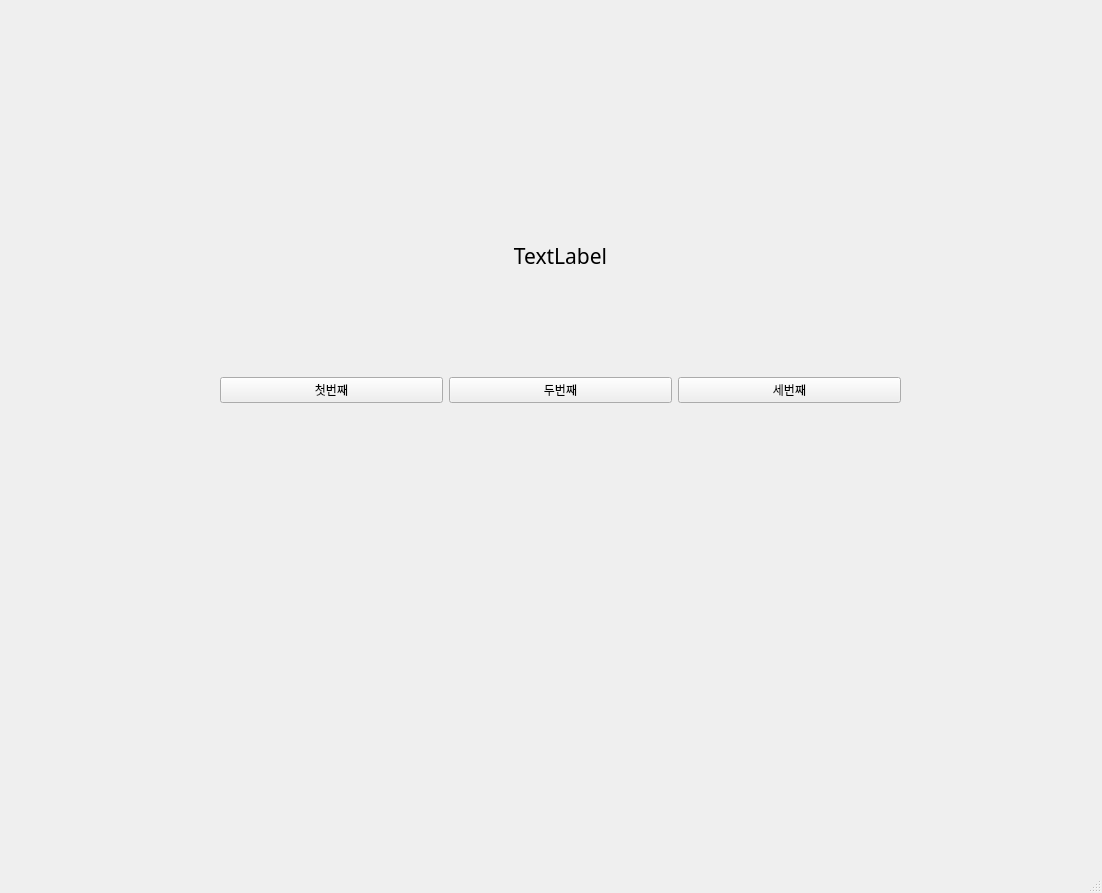
<?xml version="1.0" encoding="UTF-8"?>
<ui version="4.0">
 <class>MainWindow</class>
 <widget class="QMainWindow" name="MainWindow">
  <property name="geometry">
   <rect>
    <x>0</x>
    <y>0</y>
    <width>1102</width>
    <height>893</height>
   </rect>
  </property>
  <property name="windowTitle">
   <string>MainWindow</string>
  </property>
  <widget class="QWidget" name="centralwidget">
   <widget class="QWidget" name="horizontalLayoutWidget">
    <property name="geometry">
     <rect>
      <x>220</x>
      <y>320</y>
      <width>681</width>
      <height>141</height>
     </rect>
    </property>
    <layout class="QHBoxLayout" name="horizontalLayout">
     <item>
      <widget class="QPushButton" name="pushButton_2">
       <property name="text">
        <string>첫번째</string>
       </property>
      </widget>
     </item>
     <item>
      <widget class="QPushButton" name="pushButton_3">
       <property name="text">
        <string>두번째</string>
       </property>
      </widget>
     </item>
     <item>
      <widget class="QPushButton" name="pushButton">
       <property name="text">
        <string>세번째</string>
       </property>
      </widget>
     </item>
    </layout>
   </widget>
   <widget class="QLabel" name="label">
    <property name="geometry">
     <rect>
      <x>220</x>
      <y>200</y>
      <width>681</width>
      <height>111</height>
     </rect>
    </property>
    <property name="font">
     <font>
      <family>Bahnschrift</family>
      <pointsize>16</pointsize>
     </font>
    </property>
    <property name="text">
     <string>TextLabel</string>
    </property>
    <property name="alignment">
     <set>Qt::AlignCenter</set>
    </property>
   </widget>
  </widget>
  <widget class="QMenuBar" name="menubar">
   <property name="geometry">
    <rect>
     <x>0</x>
     <y>0</y>
     <width>1102</width>
     <height>21</height>
    </rect>
   </property>
  </widget>
  <widget class="QStatusBar" name="statusbar"/>
 </widget>
 <resources/>
 <connections>
  <connection>
   <sender>pushButton_2</sender>
   <signal>clicked()</signal>
   <receiver>MainWindow</receiver>
   <slot>firstClick()</slot>
   <hints>
    <hint type="sourcelabel">
     <x>333</x>
     <y>414</y>
    </hint>
    <hint type="destinationlabel">
     <x>316</x>
     <y>595</y>
    </hint>
   </hints>
  </connection>
  <connection>
   <sender>pushButton_3</sender>
   <signal>clicked()</signal>
   <receiver>MainWindow</receiver>
   <slot>secondClick()</slot>
   <hints>
    <hint type="sourcelabel">
     <x>559</x>
     <y>407</y>
    </hint>
    <hint type="destinationlabel">
     <x>603</x>
     <y>453</y>
    </hint>
   </hints>
  </connection>
  <connection>
   <sender>pushButton</sender>
   <signal>clicked()</signal>
   <receiver>MainWindow</receiver>
   <slot>thirdClick()</slot>
   <hints>
    <hint type="sourcelabel">
     <x>745</x>
     <y>409</y>
    </hint>
    <hint type="destinationlabel">
     <x>802</x>
     <y>447</y>
    </hint>
   </hints>
  </connection>
 </connections>
 <slots>
  <slot>firstClick()</slot>
  <slot>secondClick()</slot>
  <slot>thirdClick()</slot>
 </slots>
</ui>
